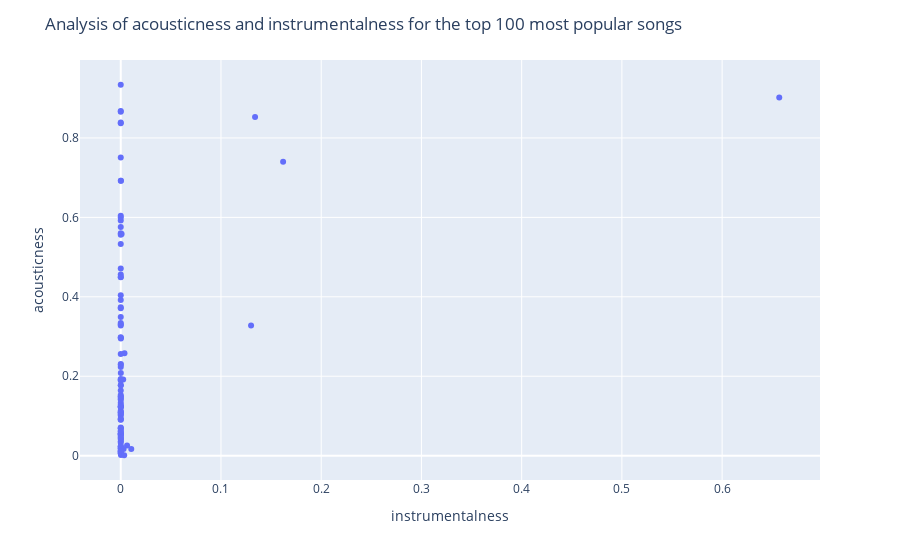

Notebook code cell kept with this figure:
### Markdown cell above
<p> The different proportions of the genres are visible in the table above. table. We see every genre, except pop, deminish in size when compared to the genres most popular songs. The genres that are hit the hardest by this are rock (18.9% decrease) and edm (8.75% decrease). 

Pop is the biggest winner as it gains a whopping 48.4% <p>

### Code cell
# Scatter plot for the acousticness

# Grab the 100 most popular songs
fig = px.scatter(data.sort_values(by='track_popularity', ascending = False).head(100),
    x = 'instrumentalness',
    y = 'acousticness',)

fig.update_layout(title = 'Analysis of acousticness and instrumentalness for the top 100 most popular songs')

fig.show()

### Figure 1 — Plotly figure (JSON) as saved in the notebook; plotly's stock layout.template omitted (floating-point values rounded to 4 significant figures)
{"data": [{"hovertemplate": "instrumentalness=%{x}<br>acousticness=%{y}<extra></extra>", "legendgroup": "", "marker": {"color": "#636efa", "symbol": "circle"}, "mode": "markers", "name": "", "orientation": "v", "showlegend": false, "type": "scatter", "x": [0.000104, 0, 0.00244, 0.000209, 0, 0.000134, 0, 0, 0.657, 0, 0, 0.13, 1.29e-05, 6.43e-05, 0, 0, 5.83e-06, 8.78e-06, 0, 0, 7.6e-05, 0, 0.000104, 0, 0, 0.000862, 0, 0, 0, 0, 7e-06, 0, 0, 0, 0, 0, 0, 0, 0, 0, 0, 0, 0, 0, 0, 2.12e-06, 0, 0, 0, 0, 0, 0, 0, 0, 0, 0, 0.0105, 4.54e-06, 0, 0, 3.57e-06, 5.21e-06, 0, 1.46e-06, 0, 0.0063, 0, 0, 0.00016, 0, 8.01e-05, 0, 0, 7e-06, 7.01e-05, 9.11e-06, 0, 0, 0, 0, 0.00372, 0, 0.134, 1.94e-06, 2.12e-06, 0, 0.00282, 4.48e-05, 0, 0, 0, 0, 0, 0.162, 0, 1.97e-06, 0.00342, 0, 0, 5.18e-06], "xaxis": "x", "y": [0.692, 0.0522, 0.192, 0.00147, 0.104, 0.295, 0.837, 0.0125, 0.902, 0.123, 0.404, 0.328, 0.018, 0.177, 0.751, 0.128, 0.0546, 0.0363, 0.189, 0.576, 0.00632, 0.0706, 0.692, 0.143, 0.0687, 0.558, 0.349, 0.471, 0.153, 0.133, 0.0237, 0.0327, 0.148, 0.0478, 0.456, 0.164, 0.56, 0.0549, 0.604, 0.392, 0.122, 0.592, 0.0912, 0.0204, 0.0533, 0.6, 0.334, 0.934, 0.191, 0.0567, 0.223, 0.298, 0.374, 0.124, 0.177, 0.101, 0.0167, 0.0934, 0.0177, 0.108, 0.256, 0.00838, 0.371, 0.839, 0.0622, 0.0253, 0.113, 0.449, 0.0404, 0.866, 0.208, 0.556, 0.868, 0.0237, 0.124, 0.297, 0.328, 0.0691, 0.229, 0.331, 0.258, 0.0427, 0.853, 0.11, 0.141, 0.0104, 0.0169, 0.231, 0.0906, 0.533, 0.00513, 0.193, 0.0608, 0.74, 0.0119, 0.45, 0.00103, 0.149, 0.108, 0.0451], "yaxis": "y"}], "layout": {"legend": {"tracegroupgap": 0}, "margin": {"t": 60}, "title": {"text": "Analysis of acousticness and instrumentalness for the top 100 most popular songs"}, "xaxis": {"anchor": "y", "domain": [0, 1], "title": {"text": "instrumentalness"}}, "yaxis": {"anchor": "x", "domain": [0, 1], "title": {"text": "acousticness"}}}}
